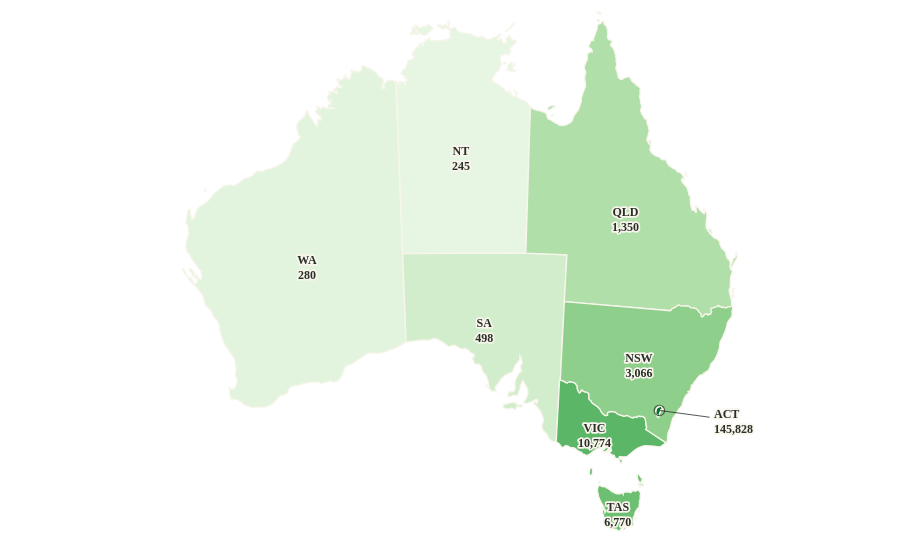

Vega-Lite specification stored for this chart:
### Vega-Lite specification from a JSON file in a GitHub repository (floating-point values rounded to 4 significant figures; data arrays with more than 128 entries replaced by an {"elided": "..."} marker saying what was removed)
{"$schema": "https://vega.github.io/schema/vega-lite/v5.json", "width": 904, "height": 520, "padding": 8, "config": {"background": "transparent", "font": "Bricolage Grotesque", "view": {"stroke": null}, "axis": {"labelFont": "Bricolage Grotesque", "titleFont": "Bricolage Grotesque", "labelFontSize": 12, "titleFontSize": 12, "titleFontWeight": 500, "labelColor": "#60665c", "titleColor": "#292e27", "domain": false, "ticks": false, "gridColor": "#e0dccf", "gridOpacity": 0.75, "labelPadding": 8, "titlePadding": 14}, "legend": {"labelFont": "Bricolage Grotesque", "titleFont": "Bricolage Grotesque", "labelFontSize": 11, "titleFontSize": 11, "titleFontWeight": 500, "labelColor": "#60665c", "titleColor": "#292e27", "gradientThickness": 9, "gradientLength": 130, "padding": 8}, "title": {"font": "Bricolage Grotesque", "color": "#292e27", "fontSize": 15, "fontWeight": 500, "anchor": "start"}}, "description": "State and territory choropleth of 2024 records, per 1,000 km² of land or per 1,000 residents. Darker means more records for the chosen denominator.", "params": [{"name": "measure", "value": "area"}], "projection": {"type": "conicEqualArea", "parallels": [-18, -36], "rotate": [-134, 0, 0], "center": [0, -28]}, "layer": [{"data": {"values": [{"type": "Feature", "properties": {"name": "Western Australia", "code": "WA"}, "geometry": {"type": "MultiPolygon", "coordinates": {"elided": "5 rows, 876 float values in total"}}, "state": "Western Australia", "code": "WA", "count": 706605, "area": 2527013, "density": 279.6, "species": 496, "longitude": 122, "latitude": -26, "population": 2978147, "perResident": 237.3, "listed": 64, "areaT": 0.05062, "peopleT": 0.0878}, {"type": "Feature", "properties": {"name": "Northern Territory", "code": "NT"}, "geometry": {"type": "MultiPolygon", "coordinates": {"elided": "11 rows, 718 float values in total"}}, "state": "Northern Territory", "code": "NT", "count": 330199, "area": 1347791, "density": 245.0, "species": 385, "longitude": 133.3, "latitude": -19.5, "population": 260884, "perResident": 1266.0, "listed": 38, "areaT": 0.03065, "peopleT": 0.9482}, {"type": "Feature", "properties": {"name": "South Australia", "code": "SA"}, "geometry": {"type": "MultiPolygon", "coordinates": {"elided": "2 rows, 390 float values in total"}}, "state": "South Australia", "code": "SA", "count": 490319, "area": 984321, "density": 498.1, "species": 413, "longitude": 135, "latitude": -30.5, "population": 1882164, "perResident": 260.5, "listed": 85, "areaT": 0.1378, "peopleT": 0.1358}, {"type": "Feature", "properties": {"name": "Queensland", "code": "QLD"}, "geometry": {"type": "MultiPolygon", "coordinates": {"elided": "15 rows, 862 float values in total"}}, "state": "Queensland", "code": "QLD", "count": 2335374, "area": 1729742, "density": 1350.0, "species": 595, "longitude": 145, "latitude": -23, "population": 5571890, "perResident": 419.1, "listed": 72, "areaT": 0.2885, "peopleT": 0.3802}, {"type": "Feature", "properties": {"name": "Tasmania", "code": "TAS"}, "geometry": {"type": "MultiPolygon", "coordinates": {"elided": "9 rows, 528 float values in total"}}, "state": "Tasmania", "code": "TAS", "count": 463068, "area": 68401, "density": 6770.0, "species": 258, "longitude": 146.5, "latitude": -42, "population": 574765, "perResident": 805.7, "listed": 57, "areaT": 0.532, "peopleT": 0.716}, {"type": "Feature", "properties": {"name": "Victoria", "code": "VIC"}, "geometry": {"type": "MultiPolygon", "coordinates": {"elided": "3 rows, 390 float values in total"}}, "state": "Victoria", "code": "VIC", "count": 2450501, "area": 227444, "density": 10770.0, "species": 422, "longitude": 144, "latitude": -37, "population": 6950961, "perResident": 352.5, "listed": 71, "areaT": 0.6022, "peopleT": 0.2913}, {"type": "Feature", "properties": {"name": "Australian Capital Territory", "code": "ACT"}, "geometry": {"type": "Polygon", "coordinates": [[[149.4, -35.33], [149.4, -35.36], [149.3, -35.35], [149.2, -35.38], [149.1, -35.44], [149.1, -35.51], [149.1, -35.58], [149.1, -35.61], [149.1, -35.83], [149.1, -35.91], [148.9, -35.89], [148.9, -35.82], [148.9, -35.74], [148.9, -35.75], [148.8, -35.71], [148.8, -35.64], [148.8, -35.49], [148.8, -35.31], [149.1, -35.15], [149.2, -35.18], [149.2, -35.22], [149.3, -35.27], [149.4, -35.33]]]}, "state": "Australian Capital Territory", "code": "ACT", "count": 343863, "area": 2358, "density": 145800.0, "species": 271, "longitude": 149.1, "latitude": -35.45, "population": 478430, "perResident": 718.7, "listed": 20, "areaT": 0.9957, "peopleT": 0.6574}, {"type": "Feature", "properties": {"name": "New South Wales", "code": "NSW"}, "geometry": {"type": "Polygon", "coordinates": {"elided": "2 rows, 482 float values in total"}}, "state": "New South Wales", "code": "NSW", "count": 2455993, "area": 801150, "density": 3066.0, "species": 516, "longitude": 147, "latitude": -32.2, "population": 8492050, "perResident": 289.2, "listed": 81, "areaT": 0.4123, "peopleT": 0.1895}]}, "transform": [{"calculate": "measure==='area'?datum.areaT:datum.peopleT", "as": "t"}, {"calculate": "measure==='area'?datum.density:datum.perResident", "as": "value"}], "mark": {"type": "geoshape", "stroke": "#f8f5ec", "strokeWidth": 1.3}, "encoding": {"color": {"field": "t", "type": "quantitative", "scale": {"domain": [0, 1], "range": ["#edf8e9", "#bae4b3", "#74c476", "#31a354", "#006d2c"]}, "legend": null}, "tooltip": [{"field": "state", "title": "State / territory"}, {"field": "count", "title": "2024 records", "format": ","}, {"field": "density", "title": "Per 1,000 km²", "format": ",.0f"}, {"field": "perResident", "title": "Per 1,000 residents", "format": ",.0f"}, {"field": "population", "title": "Residents (ABS, June 2024)", "format": ","}]}}, {"data": {"values": [{"longitude": 149.1, "latitude": -35.45}, {"longitude": 153.1, "latitude": -35.45}]}, "mark": {"type": "line", "color": "#292e27", "strokeWidth": 0.8}, "encoding": {"longitude": {"field": "longitude", "type": "quantitative"}, "latitude": {"field": "latitude", "type": "quantitative"}}}, {"data": {"values": [{"longitude": 149.1, "latitude": -35.45}]}, "mark": {"type": "point", "size": 110, "color": "#292e27", "strokeWidth": 1.2}, "encoding": {"longitude": {"field": "longitude", "type": "quantitative"}, "latitude": {"field": "latitude", "type": "quantitative"}}}, {"data": {"values": [{"state": "Western Australia", "code": "WA", "count": 706605, "area": 2527013, "density": 279.6, "species": 496, "longitude": 122, "latitude": -26, "population": 2978147, "perResident": 237.3, "listed": 64, "areaT": 0.05062, "peopleT": 0.0878}, {"state": "Northern Territory", "code": "NT", "count": 330199, "area": 1347791, "density": 245.0, "species": 385, "longitude": 133.3, "latitude": -19.5, "population": 260884, "perResident": 1266.0, "listed": 38, "areaT": 0.03065, "peopleT": 0.9482}, {"state": "South Australia", "code": "SA", "count": 490319, "area": 984321, "density": 498.1, "species": 413, "longitude": 135, "latitude": -30.5, "population": 1882164, "perResident": 260.5, "listed": 85, "areaT": 0.1378, "peopleT": 0.1358}, {"state": "Queensland", "code": "QLD", "count": 2335374, "area": 1729742, "density": 1350.0, "species": 595, "longitude": 145, "latitude": -23, "population": 5571890, "perResident": 419.1, "listed": 72, "areaT": 0.2885, "peopleT": 0.3802}, {"state": "New South Wales", "code": "NSW", "count": 2455993, "area": 801150, "density": 3066.0, "species": 516, "longitude": 147, "latitude": -32.2, "population": 8492050, "perResident": 289.2, "listed": 81, "areaT": 0.4123, "peopleT": 0.1895}, {"state": "Victoria", "code": "VIC", "count": 2450501, "area": 227444, "density": 10770.0, "species": 422, "longitude": 144, "latitude": -37, "population": 6950961, "perResident": 352.5, "listed": 71, "areaT": 0.6022, "peopleT": 0.2913}, {"state": "Tasmania", "code": "TAS", "count": 463068, "area": 68401, "density": 6770.0, "species": 258, "longitude": 146.5, "latitude": -42, "population": 574765, "perResident": 805.7, "listed": 57, "areaT": 0.532, "peopleT": 0.716}, {"state": "Australian Capital Territory", "code": "ACT", "count": 343863, "area": 2358, "density": 145800.0, "species": 271, "longitude": 153.4, "latitude": -35.2, "population": 478430, "perResident": 718.7, "listed": 20, "areaT": 0.9957, "peopleT": 0.6574}]}, "transform": [{"calculate": "measure==='area'?datum.density:datum.perResident", "as": "value"}, {"calculate": "datum.code+'|'+format(datum.value,',.0f')", "as": "label"}], "mark": {"type": "text", "fontSize": 12, "fontWeight": 600, "lineBreak": "|", "lineHeight": 15, "align": {"expr": "datum.code==='ACT'?'left':'center'"}, "color": "#292e27", "stroke": "#f8f5ec", "strokeWidth": 3.5, "strokeJoin": "round"}, "encoding": {"longitude": {"field": "longitude", "type": "quantitative"}, "latitude": {"field": "latitude", "type": "quantitative"}, "text": {"field": "label"}}}, {"data": {"values": [{"state": "Western Australia", "code": "WA", "count": 706605, "area": 2527013, "density": 279.6, "species": 496, "longitude": 122, "latitude": -26, "population": 2978147, "perResident": 237.3, "listed": 64, "areaT": 0.05062, "peopleT": 0.0878}, {"state": "Northern Territory", "code": "NT", "count": 330199, "area": 1347791, "density": 245.0, "species": 385, "longitude": 133.3, "latitude": -19.5, "population": 260884, "perResident": 1266.0, "listed": 38, "areaT": 0.03065, "peopleT": 0.9482}, {"state": "South Australia", "code": "SA", "count": 490319, "area": 984321, "density": 498.1, "species": 413, "longitude": 135, "latitude": -30.5, "population": 1882164, "perResident": 260.5, "listed": 85, "areaT": 0.1378, "peopleT": 0.1358}, {"state": "Queensland", "code": "QLD", "count": 2335374, "area": 1729742, "density": 1350.0, "species": 595, "longitude": 145, "latitude": -23, "population": 5571890, "perResident": 419.1, "listed": 72, "areaT": 0.2885, "peopleT": 0.3802}, {"state": "New South Wales", "code": "NSW", "count": 2455993, "area": 801150, "density": 3066.0, "species": 516, "longitude": 147, "latitude": -32.2, "population": 8492050, "perResident": 289.2, "listed": 81, "areaT": 0.4123, "peopleT": 0.1895}, {"state": "Victoria", "code": "VIC", "count": 2450501, "area": 227444, "density": 10770.0, "species": 422, "longitude": 144, "latitude": -37, "population": 6950961, "perResident": 352.5, "listed": 71, "areaT": 0.6022, "peopleT": 0.2913}, {"state": "Tasmania", "code": "TAS", "count": 463068, "area": 68401, "density": 6770.0, "species": 258, "longitude": 146.5, "latitude": -42, "population": 574765, "perResident": 805.7, "listed": 57, "areaT": 0.532, "peopleT": 0.716}, {"state": "Australian Capital Territory", "code": "ACT", "count": 343863, "area": 2358, "density": 145800.0, "species": 271, "longitude": 153.4, "latitude": -35.2, "population": 478430, "perResident": 718.7, "listed": 20, "areaT": 0.9957, "peopleT": 0.6574}]}, "transform": [{"calculate": "measure==='area'?datum.density:datum.perResident", "as": "value"}, {"calculate": "datum.code+'|'+format(datum.value,',.0f')", "as": "label"}], "mark": {"type": "text", "fontSize": 12, "fontWeight": 600, "lineBreak": "|", "lineHeight": 15, "align": {"expr": "datum.code==='ACT'?'left':'center'"}, "color": "#292e27"}, "encoding": {"longitude": {"field": "longitude", "type": "quantitative"}, "latitude": {"field": "latitude", "type": "quantitative"}, "text": {"field": "label"}}}]}
